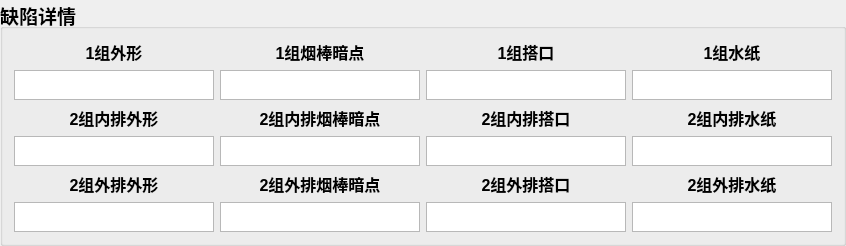
           <widget class="QGroupBox" name="groupBox">
            <property name="font">
             <font>
              <family>Arial</family>
              <pointsize>14</pointsize>
              <weight>75</weight>
              <bold>true</bold>
             </font>
            </property>
            <property name="title">
             <string>缺陷详情</string>
            </property>
            <layout class="QGridLayout" name="gridLayout_2">
             <item row="0" column="0">
              <layout class="QGridLayout" name="gridLayout">
               <item row="0" column="0">
                <widget class="QLabel" name="label_13">
                 <property name="sizePolicy">
                  <sizepolicy hsizetype="Expanding" vsizetype="Expanding">
                   <horstretch>0</horstretch>
                   <verstretch>0</verstretch>
                  </sizepolicy>
                 </property>
                 <property name="maximumSize">
                  <size>
                   <width>200</width>
                   <height>30</height>
                  </size>
                 </property>
                 <property name="font">
                  <font>
                   <family>Arial</family>
                   <pointsize>12</pointsize>
                   <weight>75</weight>
                   <bold>true</bold>
                  </font>
                 </property>
                 <property name="text">
                  <string>1组外形</string>
                 </property>
                 <property name="alignment">
                  <set>Qt::AlignCenter</set>
                 </property>
                </widget>
               </item>
               <item row="0" column="1">
                <widget class="QLabel" name="label_14">
                 <property name="sizePolicy">
                  <sizepolicy hsizetype="Expanding" vsizetype="Expanding">
                   <horstretch>0</horstretch>
                   <verstretch>0</verstretch>
                  </sizepolicy>
                 </property>
                 <property name="maximumSize">
                  <size>
                   <width>200</width>
                   <height>30</height>
                  </size>
                 </property>
                 <property name="font">
                  <font>
                   <family>Arial</family>
                   <pointsize>12</pointsize>
                   <weight>75</weight>
                   <bold>true</bold>
                  </font>
                 </property>
                 <property name="text">
                  <string>1组烟棒暗点</string>
                 </property>
                 <property name="alignment">
                  <set>Qt::AlignCenter</set>
                 </property>
                </widget>
               </item>
               <item row="0" column="2">
                <widget class="QLabel" name="label_15">
                 <property name="sizePolicy">
                  <sizepolicy hsizetype="Expanding" vsizetype="Expanding">
                   <horstretch>0</horstretch>
                   <verstretch>0</verstretch>
                  </sizepolicy>
                 </property>
                 <property name="maximumSize">
                  <size>
                   <width>200</width>
                   <height>30</height>
                  </size>
                 </property>
                 <property name="font">
                  <font>
                   <family>Arial</family>
                   <pointsize>12</pointsize>
                   <weight>75</weight>
                   <bold>true</bold>
                  </font>
                 </property>
                 <property name="text">
                  <string>1组搭口</string>
                 </property>
                 <property name="alignment">
                  <set>Qt::AlignCenter</set>
                 </property>
                </widget>
               </item>
               <item row="0" column="3">
                <widget class="QLabel" name="label_16">
                 <property name="sizePolicy">
                  <sizepolicy hsizetype="Expanding" vsizetype="Expanding">
                   <horstretch>0</horstretch>
                   <verstretch>0</verstretch>
                  </sizepolicy>
                 </property>
                 <property name="maximumSize">
                  <size>
                   <width>200</width>
                   <height>30</height>
                  </size>
                 </property>
                 <property name="font">
                  <font>
                   <family>Arial</family>
                   <pointsize>12</pointsize>
                   <weight>75</weight>
                   <bold>true</bold>
                  </font>
                 </property>
                 <property name="text">
                  <string>1组水纸</string>
                 </property>
                 <property name="alignment">
                  <set>Qt::AlignCenter</set>
                 </property>
                </widget>
               </item>
               <item row="1" column="0">
                <widget class="QTextEdit" name="textEdit_zu1NGType1">
                 <property name="sizePolicy">
                  <sizepolicy hsizetype="Expanding" vsizetype="Expanding">
                   <horstretch>0</horstretch>
                   <verstretch>0</verstretch>
                  </sizepolicy>
                 </property>
                 <property name="maximumSize">
                  <size>
                   <width>200</width>
                   <height>30</height>
                  </size>
                 </property>
                 <property name="styleSheet">
                  <string notr="true">color:rgb(0, 85, 255)</string>
                 </property>
                 <property name="verticalScrollBarPolicy">
                  <enum>Qt::ScrollBarAlwaysOff</enum>
                 </property>
                 <property name="horizontalScrollBarPolicy">
                  <enum>Qt::ScrollBarAlwaysOff</enum>
                 </property>
                 <property name="readOnly">
                  <bool>true</bool>
                 </property>
                </widget>
               </item>
               <item row="1" column="1">
                <widget class="QTextEdit" name="textEdit_zu1NGType2">
                 <property name="sizePolicy">
                  <sizepolicy hsizetype="Expanding" vsizetype="Expanding">
                   <horstretch>0</horstretch>
                   <verstretch>0</verstretch>
                  </sizepolicy>
                 </property>
                 <property name="maximumSize">
                  <size>
                   <width>200</width>
                   <height>30</height>
                  </size>
                 </property>
                 <property name="styleSheet">
                  <string notr="true">color:rgb(0, 85, 255)</string>
                 </property>
                 <property name="verticalScrollBarPolicy">
                  <enum>Qt::ScrollBarAlwaysOff</enum>
                 </property>
                 <property name="horizontalScrollBarPolicy">
                  <enum>Qt::ScrollBarAlwaysOff</enum>
                 </property>
                 <property name="readOnly">
                  <bool>true</bool>
                 </property>
                </widget>
               </item>
               <item row="1" column="2">
                <widget class="QTextEdit" name="textEdit_zu1NGType3">
                 <property name="sizePolicy">
                  <sizepolicy hsizetype="Expanding" vsizetype="Expanding">
                   <horstretch>0</horstretch>
                   <verstretch>0</verstretch>
                  </sizepolicy>
                 </property>
                 <property name="maximumSize">
                  <size>
                   <width>200</width>
                   <height>30</height>
                  </size>
                 </property>
                 <property name="styleSheet">
                  <string notr="true">color:rgb(0, 85, 255)</string>
                 </property>
                 <property name="verticalScrollBarPolicy">
                  <enum>Qt::ScrollBarAlwaysOff</enum>
                 </property>
                 <property name="horizontalScrollBarPolicy">
                  <enum>Qt::ScrollBarAlwaysOff</enum>
                 </property>
                 <property name="readOnly">
                  <bool>true</bool>
                 </property>
                </widget>
               </item>
               <item row="1" column="3">
                <widget class="QTextEdit" name="textEdit_zu1NGType4">
                 <property name="sizePolicy">
                  <sizepolicy hsizetype="Expanding" vsizetype="Expanding">
                   <horstretch>0</horstretch>
                   <verstretch>0</verstretch>
                  </sizepolicy>
                 </property>
                 <property name="maximumSize">
                  <size>
                   <width>200</width>
                   <height>30</height>
                  </size>
                 </property>
                 <property name="styleSheet">
                  <string notr="true">color:rgb(0, 85, 255)</string>
                 </property>
                 <property name="verticalScrollBarPolicy">
                  <enum>Qt::ScrollBarAlwaysOff</enum>
                 </property>
                 <property name="horizontalScrollBarPolicy">
                  <enum>Qt::ScrollBarAlwaysOff</enum>
                 </property>
                 <property name="readOnly">
                  <bool>true</bool>
                 </property>
                </widget>
               </item>
               <item row="2" column="0">
                <widget class="QLabel" name="label_21">
                 <property name="sizePolicy">
                  <sizepolicy hsizetype="Expanding" vsizetype="Expanding">
                   <horstretch>0</horstretch>
                   <verstretch>0</verstretch>
                  </sizepolicy>
                 </property>
                 <property name="maximumSize">
                  <size>
                   <width>200</width>
                   <height>30</height>
                  </size>
                 </property>
                 <property name="font">
                  <font>
                   <family>Arial</family>
                   <pointsize>12</pointsize>
                   <weight>75</weight>
                   <bold>true</bold>
                  </font>
                 </property>
                 <property name="text">
                  <string>2组内排外形</string>
                 </property>
                 <property name="alignment">
                  <set>Qt::AlignCenter</set>
                 </property>
                </widget>
               </item>
               <item row="2" column="1">
                <widget class="QLabel" name="label_22">
                 <property name="sizePolicy">
                  <sizepolicy hsizetype="Expanding" vsizetype="Expanding">
                   <horstretch>0</horstretch>
                   <verstretch>0</verstretch>
                  </sizepolicy>
                 </property>
                 <property name="maximumSize">
                  <size>
                   <width>200</width>
                   <height>30</height>
                  </size>
                 </property>
                 <property name="font">
                  <font>
                   <family>Arial</family>
                   <pointsize>12</pointsize>
                   <weight>75</weight>
                   <bold>true</bold>
                  </font>
                 </property>
                 <property name="text">
                  <string>2组内排烟棒暗点</string>
                 </property>
                 <property name="alignment">
                  <set>Qt::AlignCenter</set>
                 </property>
                </widget>
               </item>
               <item row="2" column="2">
                <widget class="QLabel" name="label_23">
                 <property name="sizePolicy">
                  <sizepolicy hsizetype="Expanding" vsizetype="Expanding">
                   <horstretch>0</horstretch>
                   <verstretch>0</verstretch>
                  </sizepolicy>
                 </property>
                 <property name="maximumSize">
                  <size>
                   <width>200</width>
                   <height>30</height>
                  </size>
                 </property>
                 <property name="font">
                  <font>
                   <family>Arial</family>
                   <pointsize>12</pointsize>
                   <weight>75</weight>
                   <bold>true</bold>
                  </font>
                 </property>
                 <property name="text">
                  <string>2组内排搭口</string>
                 </property>
                 <property name="alignment">
                  <set>Qt::AlignCenter</set>
                 </property>
                </widget>
               </item>
               <item row="2" column="3">
                <widget class="QLabel" name="label_24">
                 <property name="sizePolicy">
                  <sizepolicy hsizetype="Expanding" vsizetype="Expanding">
                   <horstretch>0</horstretch>
                   <verstretch>0</verstretch>
                  </sizepolicy>
                 </property>
                 <property name="maximumSize">
                  <size>
                   <width>200</width>
                   <height>30</height>
                  </size>
                 </property>
                 <property name="font">
                  <font>
                   <family>Arial</family>
                   <pointsize>12</pointsize>
                   <weight>75</weight>
                   <bold>true</bold>
                  </font>
                 </property>
                 <property name="text">
                  <string>2组内排水纸</string>
                 </property>
                 <property name="alignment">
                  <set>Qt::AlignCenter</set>
                 </property>
                </widget>
               </item>
               <item row="3" column="0">
                <widget class="QTextEdit" name="textEdit_zu2N_NGType1">
                 <property name="sizePolicy">
                  <sizepolicy hsizetype="Expanding" vsizetype="Expanding">
                   <horstretch>0</horstretch>
                   <verstretch>0</verstretch>
                  </sizepolicy>
                 </property>
                 <property name="maximumSize">
                  <size>
                   <width>200</width>
                   <height>30</height>
                  </size>
                 </property>
                 <property name="styleSheet">
                  <string notr="true">color:rgb(0, 85, 255)</string>
                 </property>
                 <property name="verticalScrollBarPolicy">
                  <enum>Qt::ScrollBarAlwaysOff</enum>
                 </property>
                 <property name="horizontalScrollBarPolicy">
                  <enum>Qt::ScrollBarAlwaysOff</enum>
                 </property>
                 <property name="readOnly">
                  <bool>true</bool>
                 </property>
                </widget>
               </item>
               <item row="3" column="1">
                <widget class="QTextEdit" name="textEdit_zu2N_NGType2">
                 <property name="sizePolicy">
                  <sizepolicy hsizetype="Expanding" vsizetype="Expanding">
                   <horstretch>0</horstretch>
                   <verstretch>0</verstretch>
                  </sizepolicy>
                 </property>
                 <property name="maximumSize">
                  <size>
                   <width>200</width>
                   <height>30</height>
                  </size>
                 </property>
                 <property name="styleSheet">
                  <string notr="true">color:rgb(0, 85, 255)</string>
                 </property>
                 <property name="verticalScrollBarPolicy">
                  <enum>Qt::ScrollBarAlwaysOff</enum>
                 </property>
                 <property name="horizontalScrollBarPolicy">
                  <enum>Qt::ScrollBarAlwaysOff</enum>
                 </property>
                 <property name="readOnly">
                  <bool>true</bool>
                 </property>
                </widget>
               </item>
               <item row="3" column="2">
                <widget class="QTextEdit" name="textEdit_zu2N_NGType3">
                 <property name="sizePolicy">
                  <sizepolicy hsizetype="Expanding" vsizetype="Expanding">
                   <horstretch>0</horstretch>
                   <verstretch>0</verstretch>
                  </sizepolicy>
                 </property>
                 <property name="maximumSize">
                  <size>
                   <width>200</width>
                   <height>30</height>
                  </size>
                 </property>
                 <property name="styleSheet">
                  <string notr="true">color:rgb(0, 85, 255)</string>
                 </property>
                 <property name="verticalScrollBarPolicy">
                  <enum>Qt::ScrollBarAlwaysOff</enum>
                 </property>
                 <property name="horizontalScrollBarPolicy">
                  <enum>Qt::ScrollBarAlwaysOff</enum>
                 </property>
                 <property name="readOnly">
                  <bool>true</bool>
                 </property>
                </widget>
               </item>
               <item row="3" column="3">
                <widget class="QTextEdit" name="textEdit_zu2N_NGType4">
                 <property name="sizePolicy">
                  <sizepolicy hsizetype="Expanding" vsizetype="Expanding">
                   <horstretch>0</horstretch>
                   <verstretch>0</verstretch>
                  </sizepolicy>
                 </property>
                 <property name="maximumSize">
                  <size>
                   <width>200</width>
                   <height>30</height>
                  </size>
                 </property>
                 <property name="styleSheet">
                  <string notr="true">color:rgb(0, 85, 255)</string>
                 </property>
                 <property name="verticalScrollBarPolicy">
                  <enum>Qt::ScrollBarAlwaysOff</enum>
                 </property>
                 <property name="horizontalScrollBarPolicy">
                  <enum>Qt::ScrollBarAlwaysOff</enum>
                 </property>
                 <property name="readOnly">
                  <bool>true</bool>
                 </property>
                </widget>
               </item>
               <item row="4" column="0">
                <widget class="QLabel" name="label_9">
                 <property name="sizePolicy">
                  <sizepolicy hsizetype="Expanding" vsizetype="Expanding">
                   <horstretch>0</horstretch>
                   <verstretch>0</verstretch>
                  </sizepolicy>
                 </property>
                 <property name="maximumSize">
                  <size>
                   <width>200</width>
                   <height>30</height>
                  </size>
                 </property>
                 <property name="font">
                  <font>
                   <family>Arial</family>
                   <pointsize>12</pointsize>
                   <weight>75</weight>
                   <bold>true</bold>
                  </font>
                 </property>
                 <property name="text">
                  <string>2组外排外形</string>
                 </property>
                 <property name="alignment">
                  <set>Qt::AlignCenter</set>
                 </property>
                </widget>
               </item>
               <item row="4" column="1">
                <widget class="QLabel" name="label_10">
                 <property name="sizePolicy">
                  <sizepolicy hsizetype="Expanding" vsizetype="Expanding">
                   <horstretch>0</horstretch>
                   <verstretch>0</verstretch>
                  </sizepolicy>
                 </property>
                 <property name="maximumSize">
                  <size>
                   <width>200</width>
                   <height>30</height>
                  </size>
                 </property>
                 <property name="font">
                  <font>
                   <family>Arial</family>
                   <pointsize>12</pointsize>
                   <weight>75</weight>
                   <bold>true</bold>
                  </font>
                 </property>
                 <property name="text">
                  <string>2组外排烟棒暗点</string>
                 </property>
                 <property name="alignment">
                  <set>Qt::AlignCenter</set>
                 </property>
                </widget>
               </item>
               <item row="4" column="2">
                <widget class="QLabel" name="label_11">
                 <property name="sizePolicy">
                  <sizepolicy hsizetype="Expanding" vsizetype="Expanding">
                   <horstretch>0</horstretch>
                   <verstretch>0</verstretch>
                  </sizepolicy>
                 </property>
                 <property name="maximumSize">
                  <size>
                   <width>200</width>
                   <height>30</height>
                  </size>
                 </property>
                 <property name="font">
                  <font>
                   <family>Arial</family>
                   <pointsize>12</pointsize>
                   <weight>75</weight>
                   <bold>true</bold>
                  </font>
                 </property>
                 <property name="text">
                  <string>2组外排搭口</string>
                 </property>
                 <property name="alignment">
                  <set>Qt::AlignCenter</set>
                 </property>
                </widget>
               </item>
               <item row="4" column="3">
                <widget class="QLabel" name="label_12">
                 <property name="sizePolicy">
                  <sizepolicy hsizetype="Expanding" vsizetype="Expanding">
                   <horstretch>0</horstretch>
                   <verstretch>0</verstretch>
                  </sizepolicy>
                 </property>
                 <property name="maximumSize">
                  <size>
                   <width>200</width>
                   <height>30</height>
                  </size>
                 </property>
                 <property name="font">
                  <font>
                   <family>Arial</family>
                   <pointsize>12</pointsize>
                   <weight>75</weight>
                   <bold>true</bold>
                  </font>
                 </property>
                 <property name="text">
                  <string>2组外排水纸</string>
                 </property>
                 <property name="alignment">
                  <set>Qt::AlignCenter</set>
                 </property>
                </widget>
               </item>
               <item row="5" column="0">
                <widget class="QTextEdit" name="textEdit_zu2W_NGType1">
                 <property name="sizePolicy">
                  <sizepolicy hsizetype="Expanding" vsizetype="Expanding">
                   <horstretch>0</horstretch>
                   <verstretch>0</verstretch>
                  </sizepolicy>
                 </property>
                 <property name="maximumSize">
                  <size>
                   <width>200</width>
                   <height>30</height>
                  </size>
                 </property>
                 <property name="styleSheet">
                  <string notr="true">color:rgb(0, 85, 255)</string>
                 </property>
                 <property name="verticalScrollBarPolicy">
                  <enum>Qt::ScrollBarAlwaysOff</enum>
                 </property>
                 <property name="horizontalScrollBarPolicy">
                  <enum>Qt::ScrollBarAlwaysOff</enum>
                 </property>
                 <property name="readOnly">
                  <bool>true</bool>
                 </property>
                </widget>
               </item>
               <item row="5" column="1">
                <widget class="QTextEdit" name="textEdit_zu2W_NGType2">
                 <property name="sizePolicy">
                  <sizepolicy hsizetype="Expanding" vsizetype="Expanding">
                   <horstretch>0</horstretch>
                   <verstretch>0</verstretch>
                  </sizepolicy>
                 </property>
                 <property name="maximumSize">
                  <size>
                   <width>200</width>
                   <height>30</height>
                  </size>
                 </property>
                 <property name="styleSheet">
                  <string notr="true">color:rgb(0, 85, 255)</string>
                 </property>
                 <property name="verticalScrollBarPolicy">
                  <enum>Qt::ScrollBarAlwaysOff</enum>
                 </property>
                 <property name="horizontalScrollBarPolicy">
                  <enum>Qt::ScrollBarAlwaysOff</enum>
                 </property>
                 <property name="readOnly">
                  <bool>true</bool>
                 </property>
                </widget>
               </item>
               <item row="5" column="2">
                <widget class="QTextEdit" name="textEdit_zu2W_NGType3">
                 <property name="sizePolicy">
                  <sizepolicy hsizetype="Expanding" vsizetype="Expanding">
                   <horstretch>0</horstretch>
                   <verstretch>0</verstretch>
                  </sizepolicy>
                 </property>
                 <property name="maximumSize">
                  <size>
                   <width>200</width>
                   <height>30</height>
                  </size>
                 </property>
                 <property name="styleSheet">
                  <string notr="true">color:rgb(0, 85, 255)</string>
                 </property>
                 <property name="verticalScrollBarPolicy">
                  <enum>Qt::ScrollBarAlwaysOff</enum>
                 </property>
                 <property name="horizontalScrollBarPolicy">
                  <enum>Qt::ScrollBarAlwaysOff</enum>
                 </property>
                 <property name="readOnly">
                  <bool>true</bool>
                 </property>
                </widget>
               </item>
               <item row="5" column="3">
                <widget class="QTextEdit" name="textEdit_zu2W_NGType4">
                 <property name="sizePolicy">
                  <sizepolicy hsizetype="Expanding" vsizetype="Expanding">
                   <horstretch>0</horstretch>
                   <verstretch>0</verstretch>
                  </sizepolicy>
                 </property>
                 <property name="maximumSize">
                  <size>
                   <width>200</width>
                   <height>30</height>
                  </size>
                 </property>
                 <property name="styleSheet">
                  <string notr="true">color:rgb(0, 85, 255)</string>
                 </property>
                 <property name="verticalScrollBarPolicy">
                  <enum>Qt::ScrollBarAlwaysOff</enum>
                 </property>
                 <property name="horizontalScrollBarPolicy">
                  <enum>Qt::ScrollBarAlwaysOff</enum>
                 </property>
                 <property name="readOnly">
                  <bool>true</bool>
                 </property>
                </widget>
               </item>
              </layout>
             </item>
            </layout>
           </widget>
